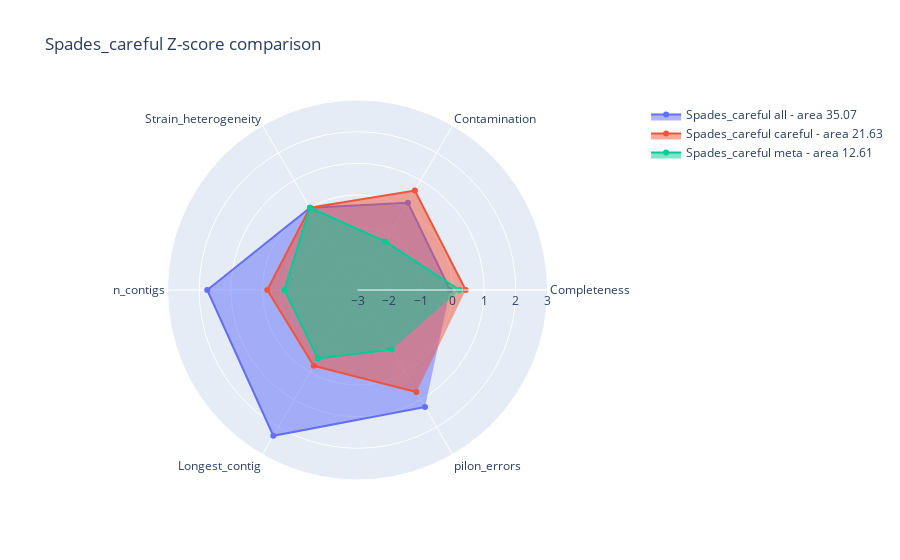

The notebook cell saved with this chart:
### Code cell
fig2 = go.Figure()

for n,index in enumerate(df_norm_z_spadesc.index.to_list()):
    fig2.add_trace(
                go.Scatterpolar(
                                r=df_norm_z_spadesc[['Completeness', 'Contamination',
       'Strain_heterogeneity', 'n_contigs', 'Longest_contig', 'pilon_errors']].loc[index].values,
                                theta=['Completeness', 'Contamination',
       'Strain_heterogeneity', 'n_contigs', 'Longest_contig', 'pilon_errors'],
                                fill='toself',
                                name="Spades_careful {} - area {}".format(df_norm_z_spadesc['Category'][index], round(area_list[n],2)),
                                showlegend=True,
                                )
                )

fig2.update_layout(
    polar=dict(
        radialaxis=dict(
                        visible=True,
                        range=[-3, 3]
                    )
            ),
    title="Spades_careful Z-score comparison"
)

fig2.show()

### Figure 1 — Plotly figure (JSON) as saved in the notebook; plotly's stock layout.template omitted (floating-point values rounded to 4 significant figures)
{"data": [{"fill": "toself", "name": "Spades_careful all - area 35.07", "r": [-0.07659, 0.1847, 0, 1.745, 2.316, 1.264], "showlegend": true, "theta": ["Completeness", "Contamination", "Strain_heterogeneity", "n_contigs", "Longest_contig", "pilon_errors"], "type": "scatterpolar"}, {"fill": "toself", "name": "Spades_careful careful - area 21.63", "r": [0.4158, 0.6247, 0, -0.1504, -0.2368, 0.7188], "showlegend": true, "theta": ["Completeness", "Contamination", "Strain_heterogeneity", "n_contigs", "Longest_contig", "pilon_errors"], "type": "scatterpolar"}, {"fill": "toself", "name": "Spades_careful meta - area 12.61", "r": [0.2188, -1.233, 0, -0.6919, -0.5011, -0.8271], "showlegend": true, "theta": ["Completeness", "Contamination", "Strain_heterogeneity", "n_contigs", "Longest_contig", "pilon_errors"], "type": "scatterpolar"}], "layout": {"polar": {"radialaxis": {"range": [-3, 3], "visible": true}}, "title": {"text": "Spades_careful Z-score comparison"}}}
